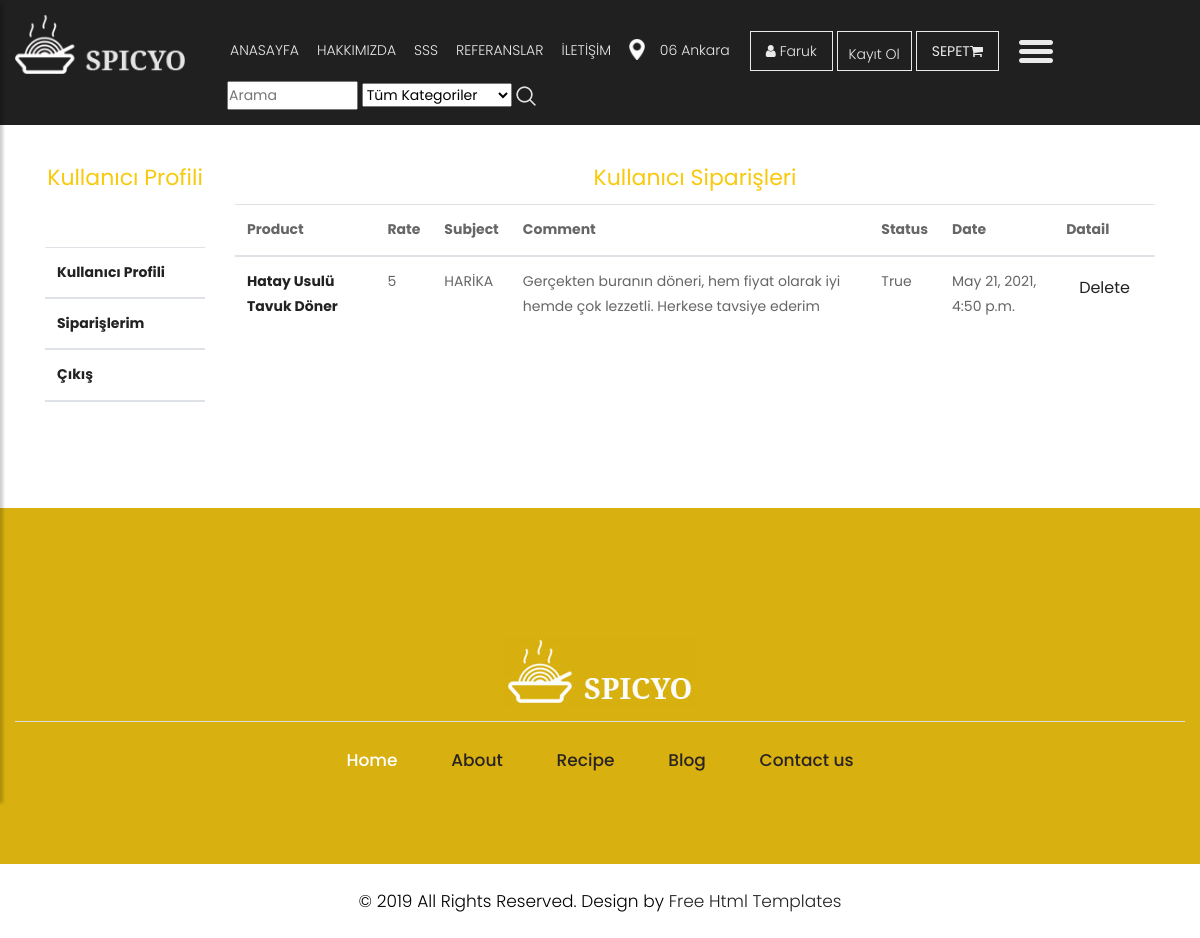
/user/comments/ (signed in), run on the app's committed database.
### product/models.py (models this page shows, shortened)
class Comment(models.Model):
    STATUS = (
        ('New', 'Yeni'),
        ('True', 'Evet'),
        ('False', 'Hayır'),
    )
    product = models.ForeignKey(Product, on_delete=models.CASCADE)
    user = models.ForeignKey(User, on_delete=models.CASCADE)
    subject = models.CharField(max_length=50, blank=True)
    comment = models.TextField(max_length=200, blank=True)
    rate = models.IntegerField(blank=True)
    status = models.CharField(max_length=10,choices=STATUS,default='New')
    ip = models.CharField(blank=True, max_length=20)
    create_at = models.DateTimeField(auto_now_add=True)
    update_at = models.DateTimeField(auto_now=True)

class Product(MPTTModel):
    STATUS = (
        ('True', 'Evet'),
        ('False', 'Hayır'),
    )
    restaurant = models.ForeignKey(Restaurant, on_delete=models.CASCADE)
    catagory = models.ForeignKey(Catagory, on_delete=models.CASCADE)
    title = models.CharField(max_length=150)
    keywords = models.CharField(blank=True,max_length=255)
    description = models.CharField(blank=True,max_length=255)
    price = models.FloatField()
    amount = models.IntegerField()
    detail = RichTextUploadingField()
    slug = models.SlugField(null=False, unique=True)
    parent = TreeForeignKey('self', blank=True, null=True, related_name='children', on_delete=models.CASCADE)
    image = models.ImageField(blank=True, upload_to='images/')
    status = models.CharField(max_length=10, choices=STATUS)
    create_at = models.DateTimeField(auto_now_add=True)
    update_at = models.DateTimeField(auto_now_add=True)
    def image_tag(self):
        return mark_safe('<img src="{}" height="50"/>'.format(self.image.url))
    image_tag.short_description = 'Image'

### user/views.py (the view)
# urls.py: path('comments/', views.comments, name='comments'),
@login_required(login_url='/login')
def comments(request):
    catagory = Catagory.objects.all()
    current_user = request.user
    comments = Comment.objects.filter(user_id=current_user.id)
    context = {
        'catagory': catagory,
        'comments': comments,
    }
    return render(request, 'user_comments.html', context)

### user/templates/user_comments.html (shortened to what this page needs)
{%  extends "homebase.html" %}
{% block content %}
    <div id="breadcrumb">
        <div class="container">
            <ul class="breadcrumb">
                <li><a href="/">Anasayfa</a></li>
                <li class="active">Kullanıcı Siparişleri</li>
            </ul>
        </div>
    </div>
    <div class="section">
        <div class="container">
                <div class="row">
                    <div class="col-md-2" >
                        <br/><br/><br/>
                        <div class="product_blog_cont">
                            <div class="section-title">
                                <h2><span class="theme_color">Kullanıcı Profili</span></h2>
                            </div>
                            {% include "user_panel.html" %}
                        </div>
                    </div>
                    <div class="col-md-10">
                        <br/><br/><br/>
                        <div class="product_blog_cont">
                            <div class="section-title">
                                <h2><span class="theme_color">Kullanıcı Siparişleri</span></h2>
                            </div>
                            <table class="table">
                                <thead>
                                <tr>
                                    <th class="text-left">Product </th>
                                    <th class="text-left">Rate </th>
                                    <th class="text-left">Subject </th>
                                    <th class="text-left">Comment </th>
                                    <th class="text-left">Status </th>
                                    <th class="text-left">Date </th>
                                    <th class="text-left">Datail </th>
                                </tr>
                                {% for rs in comments %}
                                <tr>
                                    <td class="text-left">
                                        <a href="/product/{{ rs.product_id }}/{{ rs.product.slug }}">
                                            <strong>{{ rs.product.title }}</strong>
                                        </a>
                                    </td>
                                    <td class="text-left">{{ rs.rate }}</td>
                                    <td class="text-left">{{ rs.subject }}</td>
                                    <td class="text-left">{{ rs.comment }}</td>
                                    <td class="text-left">{{ rs.status }}</td>
                                    <td class="text-left">{{ rs.create_at }}</td>
                                    <td class="text-left"><a class="btn" href="/user/deletecomment/{{ rs.id }}" onclick="return confirm('Silmek istediğine Emin misin?')"> Delete </a></td>
                                </tr>
                                {% endfor %}
                                </thead>
                            </table>
                        </div>
                </div>
        </div>
    </div>
    </div>
{% endblock %}

### home/templates/header.html (shortened to what this page needs)
{% load static %}
{% load mptt_tags %}
    <header>
        <div class="container-fluid">
            <div class="row">
                <div class="col-lg-2 col-md-2">
                    <div class="full">
                          <a class="logo" href="/anasayfa"><img src="{% static 'images/logo.png'%}" alt="#" /></a>
                    </div>
                    <div class="header-search" style="padding: 10px">
                    </div>
                </div>
                <div class="col-md-9">
                    <div class="full">
                        <div class="right_header_info">
                            <ul>
                                <li class="dinone" style="padding: 3px"><a href="/">ANASAYFA</a></li>
                                <li class="dinone" style="padding: 3px"><a href="/hakkimizda">HAKKIMIZDA</a></li>
                                <li class="dinone" style="padding: 3px"><a href="/sss">SSS</a></li>
                                <li class="dinone" style="padding: 3px"><a href="/referanslar">REFERANSLAR</a></li>
                                <li class="dinone" style="padding: 3px"><a href="/iletisim">İLETİŞİM</a></li>
                                <li class="dinone" style="padding: 3px"><img style="margin-right: 15px;height: 21px;position: relative;top: -2px;" src="{% static 'images/location_icon.png'%}" alt="#"><a href="#">06 Ankara</a></li>
                                <li class="button_user" style="padding: 3px">
                                    <div class="ht-right">
                                        {% if user.id is not None %}
                                        <a href="/user" class="login-panel" id="navbarDropdownMenuLink" data-toggle="dropdown" aria-haspopup="true" aria-expanded="false"><i class="fa fa-user"></i>
                                                {{ user.first_name }}
                                                <b class="caret"></b></a>
                                        {% else %}
                                         <a href="/login" class="button active"><i class="fa fa-user"></i> Giriş</a>
                                        {% endif %}
                                        <a class="button" style="padding: 3px" href="/signup">Kayıt Ol</a>
                                        <a href="/shopcart/">
                                            <strong class="text-uppercase"> Sepet</strong><i class="fa fa-shopping-cart">
                                        </i></a>
                                    </div>
                                <li><button type="button" style="padding: 3px" id="sidebarCollapse"><img src="{% static 'images/menu_icon.png'%}" alt="#"></button></li>
                                <li>
                                    <form action="/search/" method="post">
                                        <input id="query" name="query" class="search-query span2" type="text" size="8px" width="1px" placeholder="Arama">
                                        <select name="catid" class="input search-input" style="width: 150px;">
                                            <option value="0">Tüm Kategoriler</option>
                                        </select>
                                        <button class="icon-search" style="background: transparent">
                                            <img style="margin-right: 5px;" src="{% static 'images/search_icon.png'%}" alt="#">
                                        </button>
                                    </form>
                                </li>
                            </ul>
                        </div>
                    </div>
                </div>
            </div>
        </div>
    </header>

### home/static/css/style.css (style rules this page uses)
body { color: #666666; font-size: 14px; font-family: 'poppins', sans-serif; line-height: 1.80857; font-weight: normal; }
a { color: #1f1f1f; text-decoration: none !important; outline: none !important; -webkit-transition: all .3s ease-in-out; -moz-transition: all .3s ease-in-out; -ms-transition: all .3s ease-in-out; -o-transition: all .3s ease-in-out; transition: all .3s ease-in-out; }
h1, h2, h3, h4, h5, h6 { letter-spacing: 0; font-weight: normal; position: relative; padding: 0 0 10px 0; font-weight: normal; line-height: normal; color: #111111; margin: 0 }
h2 { font-size: 22px }
*, *::after, *::before { -webkit-box-sizing: border-box; -moz-box-sizing: border-box; box-sizing: border-box; }
ul, li, ol { margin: 0px; padding: 0px; list-style: none; }
a { color: #222222; text-decoration: none; outline: none !important; }
a, .btn { text-decoration: none !important; outline: none !important; -webkit-transition: all .3s ease-in-out; -moz-transition: all .3s ease-in-out; -ms-transition: all .3s ease-in-out; -o-transition: all .3s ease-in-out; transition: all .3s ease-in-out; }
img { max-width: 100%; height: auto; }
button { border: 0; margin: 0; padding: 0; cursor: pointer; }
.full { float: left; width: 100%; }
.full { width: 100%; float: left; margin: 0; padding: 0; }
header { min-height: 90px; background: #212020; padding: 15px 0; position: fixed; width: 100%; top: 0; left: 0; z-index: 998; }
header .container-fluid { max-width: 1850px; }
.right_header_info { width: 100%; float: left; padding: 20px 0 0; }
.right_header_info ul { list-style: none; padding: 0; margin: 0; float: right; }
.right_header_info ul li { display: inline; font-size: 16px; margin-left: 45px; color: #eaeaea; font-weight: 400; float: left; }
.right_header_info ul li a { color: #eaeaea; font-weight: 300; }
.button_user a { float: left; min-width: 75px; height: 35px; text-align: center; line-height: 35px; position: relative; top: -3px; padding: 0 15px; margin: 0 2px; }
.button_user a { float: left; min-width: 75px; height: 40px; text-align: center; line-height: 38px; position: relative; top: -7px; padding: 0 15px; margin: 0 2px; border: solid #eaeaea 1px; }
#sidebarCollapse { background: transparent; }
.theme_color { color: #f8c90d !important; }
.product_blog_cont { text-align: center; padding-top: 20px; }
#sidebarCollapse { background: transparent; padding: 0; border: none; }
* { margin: 0; padding: 0; }

### home/static/css/responsive.css (style rules this page uses)
@media (min-width: 1200px) and (max-width: 1500px) { .right_header_info ul li { font-size: 14px; margin-left: 12px; } }

### data on the page
Comment: product "Hatay Usulü Tavuk Döner", rate "5", subject "HARİKA", comment "Gerçekten buranın döneri, hem fiyat olarak iyi hemde çok lezzetli. Herkese tavsiye ederim", status "True", create_at "May 21, 2021, 4:50 p.m."

### other printed values
{{ user.first_name }} "Faruk"
